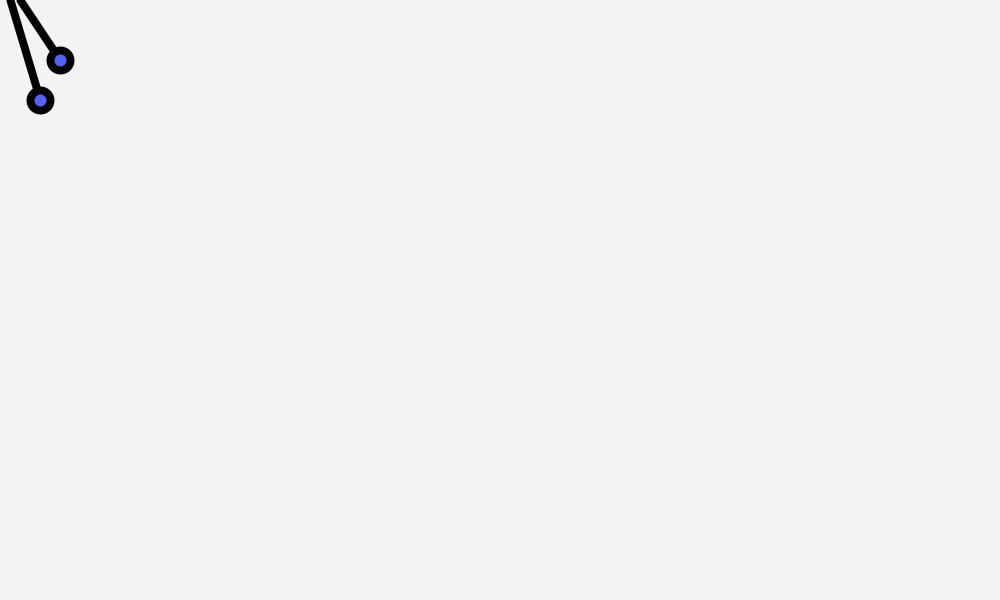
Frame 1 (no input)
Frame 60 (the mouse pressed at the canvas centre just before this capture): identical to frame 1, image omitted
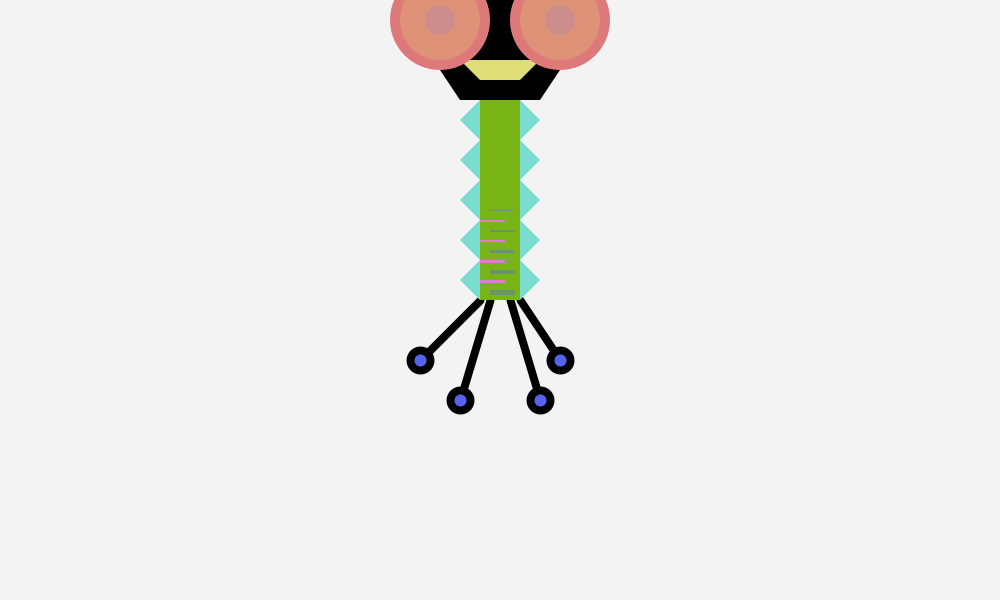
Frame 120 (the mouse held since frame 60 and released just before this capture)

The Processing sketch that drew these frames (run headless with seeded random() and noise(); from frame 60 on, the mouse is pressed at the canvas centre):

// Processing sketch: processing_57132
// ── processing_57132.pde

//declaring all variables here first
int cx = 160; //center
int cy = 140; 
int bh = 100;//body height
int bx = cx;
int by = cy+bh;



void setup() {
  size(1000, 600);
  background(243, 243, 243);
  smooth();
}


void draw () {
 background(243, 243, 243);//clear background

  //mouse press
  if(mousePressed){
    bh = 200;
  }else{
    bh = 100;
  }

  //body follows the mouse
  bx = mouseX;
  by = mouseY;
  
  //head follows body
  cx = bx;
  cy = by-bh-120;
  

 //head hexagon 
  fill(0);  
  beginShape();
  vertex(cx-80, cy);
  vertex(cx-80, cy+60);
  vertex(cx-40, cy+120);
  vertex(cx+40, cy+120);
  vertex(cx+80, cy+60);
  vertex(cx+80, cy);
  endShape();
  fill(0);  //circle head bit
  ellipse(cx, cy, 160, 160);
    
  //legs
  fill(86, 99, 240);  
  stroke(0); //makes stroke appear
  strokeWeight(8); 
  line(bx-20,by, bx-80, by+60);// bx=160, by=360
  line(bx-10, by,bx-40, by+100);
  line(bx+10, by,bx+40, by+100);
  line(bx+20, by,bx+60, by+60); 
  //leg circles
  ellipse(bx-80, by+60, 20, 20);
  ellipse(bx-40, by+100, 20, 20);
  ellipse(bx+40, by+100, 20, 20);
  ellipse(bx+60, by+60, 20, 20);
  
  //antenane 
  { stroke(0);
  strokeWeight(3); 
  line(cx, cy-120, cx, cy-80);
  noStroke();
  fill(222, 222, 121);
  triangle(cx-20,cy-120,cx,cy-130,cx+20,cy-120);
  }

  //mouth cx=160, cy=140
  quad(cx-40, cy+80, cx-20, cy+100, cx+20, cy+100, cx+40, cy+80);

  //eye  cx=160, cy=140
  fill(222, 121, 121);//red outer
  ellipse( cx-60, cy+40, 100, 100);
  ellipse( cx+60, cy+40, 100, 100);

  fill(222, 185, 121, 100); //orange middle
  ellipse( cx-60, cy+40, 80, 80);
  ellipse( cx+60, cy+40, 80, 80);

  fill(128, 121, 222, 50); // pink centre
  ellipse(cx-60, cy+40, 30, 30);
  ellipse(cx+60, cy+40, 30, 30);
  
    

  //body triangles
  fill(121, 222, 208);
  beginShape();//left spikes
  vertex(bx-20, by);
  vertex(bx-40, by-(bh/10));
  vertex(bx-20, by-(bh/5));
  vertex(bx-40, by-(bh/3.333));
  vertex(bx-20, by-(bh/2.5));
  vertex(bx-40, by-(bh/2));
  vertex(bx-20, by-(bh/1.666));
  vertex(bx-40, by-(bh/1.428));
  vertex(bx-20, by-(bh/1.25));
  vertex(bx-40, by-(bh/1.111));
  vertex(bx-20, by-(bh/1));
  endShape();
  beginShape();//right spikes
  vertex(bx+20, by);
  vertex(bx+40, by-(bh/10));
  vertex(bx+20, by-(bh/5));
  vertex(bx+40, by-(bh/3.333));
  vertex(bx+20, by-(bh/2.5));
  vertex(bx+40, by-(bh/2));
  vertex(bx+20, by-(bh/1.666));
  vertex(bx+40, by-(bh/1.428));
  vertex(bx+20, by-(bh/1.25));
  vertex(bx+40, by-(bh/1.111));
  vertex(bx+20, by-(bh/1));
  endShape();

  fill(121, 180, 22); //rectangle // bx=160, by=360
  rect(bx-20, by, 40, -bh);

  fill(222, 121, 215); //lines
  rect(bx-20, by-80, 25, 2);
  rect(bx-20, by-60, 25, 2);
  rect(bx-20, by-40, 25, 3);
  rect(bx-20, by-20, 25, 3);

  fill(86, 99, 240, 100); //rightlines bx=160, by=360
  rect(bx-10, by-90, 25, 1);
  rect(bx-10, by-70, 25, 2);
  rect(bx-10, by-50, 25, 3);
  rect(bx-10, by-30, 25, 4);
  rect(bx-10, by-10, 25, 5);
  
}
